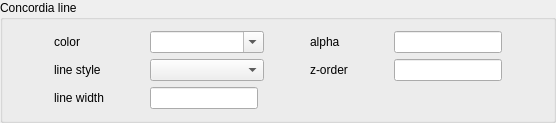
           <widget class="QGroupBox" name="groupBox_2">
            <property name="title">
             <string>Concordia line</string>
            </property>
            <layout class="QVBoxLayout" name="verticalLayout_3">
             <item>
              <layout class="QGridLayout" name="gridLayout_12">
               <item row="1" column="3" colspan="2">
                <widget class="QComboBox" name="concLineStyleCombo"/>
               </item>
               <item row="0" column="7">
                <spacer name="horizontalSpacer_81">
                 <property name="orientation">
                  <enum>Qt::Horizontal</enum>
                 </property>
                 <property name="sizeHint" stdset="0">
                  <size>
                   <width>40</width>
                   <height>20</height>
                  </size>
                 </property>
                </spacer>
               </item>
               <item row="0" column="0">
                <spacer name="horizontalSpacer_87">
                 <property name="orientation">
                  <enum>Qt::Horizontal</enum>
                 </property>
                 <property name="sizeHint" stdset="0">
                  <size>
                   <width>40</width>
                   <height>20</height>
                  </size>
                 </property>
                </spacer>
               </item>
               <item row="1" column="2">
                <spacer name="horizontalSpacer_8">
                 <property name="orientation">
                  <enum>Qt::Horizontal</enum>
                 </property>
                 <property name="sizeHint" stdset="0">
                  <size>
                   <width>40</width>
                   <height>20</height>
                  </size>
                 </property>
                </spacer>
               </item>
               <item row="1" column="7">
                <spacer name="horizontalSpacer_9">
                 <property name="orientation">
                  <enum>Qt::Horizontal</enum>
                 </property>
                 <property name="sizeHint" stdset="0">
                  <size>
                   <width>40</width>
                   <height>20</height>
                  </size>
                 </property>
                </spacer>
               </item>
               <item row="0" column="8">
                <widget class="QLineEdit" name="concLineAlphaEntry"/>
               </item>
               <item row="1" column="1">
                <widget class="QLabel" name="label_53">
                 <property name="text">
                  <string>line style</string>
                 </property>
                </widget>
               </item>
               <item row="1" column="6">
                <widget class="QLabel" name="label_50">
                 <property name="text">
                  <string>z-order</string>
                 </property>
                </widget>
               </item>
               <item row="0" column="5">
                <spacer name="horizontalSpacer_88">
                 <property name="orientation">
                  <enum>Qt::Horizontal</enum>
                 </property>
                 <property name="sizeHint" stdset="0">
                  <size>
                   <width>40</width>
                   <height>20</height>
                  </size>
                 </property>
                </spacer>
               </item>
               <item row="1" column="5">
                <spacer name="horizontalSpacer_90">
                 <property name="orientation">
                  <enum>Qt::Horizontal</enum>
                 </property>
                 <property name="sizeHint" stdset="0">
                  <size>
                   <width>40</width>
                   <height>20</height>
                  </size>
                 </property>
                </spacer>
               </item>
               <item row="0" column="2">
                <spacer name="horizontalSpacer_89">
                 <property name="orientation">
                  <enum>Qt::Horizontal</enum>
                 </property>
                 <property name="sizeHint" stdset="0">
                  <size>
                   <width>40</width>
                   <height>20</height>
                  </size>
                 </property>
                </spacer>
               </item>
               <item row="0" column="3" colspan="2">
                <widget class="QComboBox" name="concLineColorCombo">
                 <property name="editable">
                  <bool>true</bool>
                 </property>
                </widget>
               </item>
               <item row="0" column="9">
                <spacer name="horizontalSpacer_10">
                 <property name="orientation">
                  <enum>Qt::Horizontal</enum>
                 </property>
                 <property name="sizeHint" stdset="0">
                  <size>
                   <width>40</width>
                   <height>20</height>
                  </size>
                 </property>
                </spacer>
               </item>
               <item row="0" column="1">
                <widget class="QLabel" name="label_9">
                 <property name="text">
                  <string>color</string>
                 </property>
                </widget>
               </item>
               <item row="1" column="8">
                <widget class="QLineEdit" name="concLineZEntry"/>
               </item>
               <item row="2" column="1">
                <widget class="QLabel" name="label_49">
                 <property name="text">
                  <string>line width</string>
                 </property>
                </widget>
               </item>
               <item row="0" column="6">
                <widget class="QLabel" name="label_51">
                 <property name="text">
                  <string>alpha</string>
                 </property>
                </widget>
               </item>
               <item row="2" column="3">
                <widget class="QLineEdit" name="concLineWidthEntry"/>
               </item>
              </layout>
             </item>
            </layout>
           </widget>
